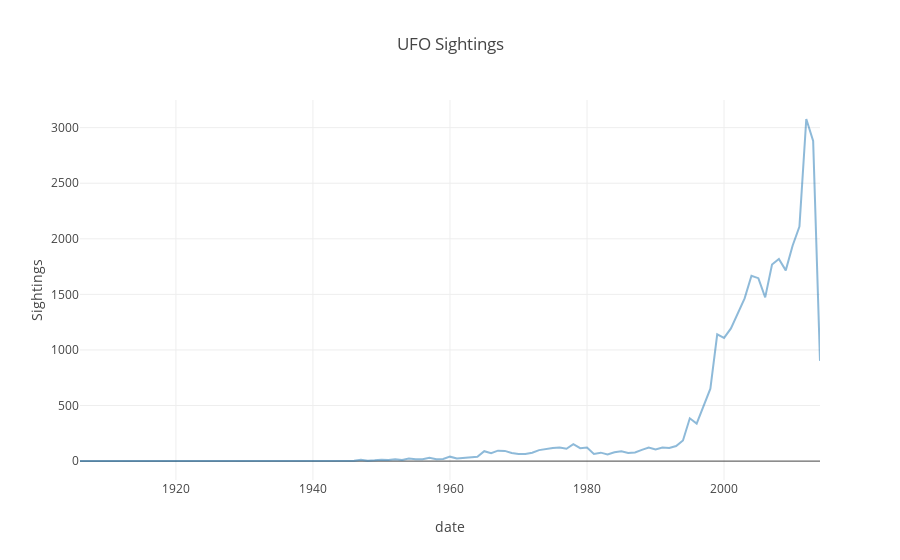

The cell this chart's notebook holds for it:
### Code cell
plotly.offline.init_notebook_mode(connected=True) # true = offline

layout = go.Layout(
    title = "UFO Sightings",
    yaxis = dict(
        title="Sightings"
    ),
    xaxis = dict(
        title = "date"
    )
)

data = go.Data([go.Scatter(
    x = df_groupby_date.sum()["date_custom"],
    y = df_groupby_date.sum()["sightings"],
    opacity=0.5
    ) 
])



fig = go.Figure(data=data, layout=layout)

plotly.offline.iplot(fig) # shows the plot offline

### Figure 1 — Plotly figure (JSON) as saved in the notebook; plotly's stock layout.template omitted (floating-point values rounded to 4 significant figures)
{"data": [{"opacity": 0.5, "type": "scatter", "x": ["1906-01-01", "1910-01-01", "1916-01-01", "1920-01-01", "1929-01-01", "1930-01-01", "1931-01-01", "1939-01-01", "1941-01-01", "1942-01-01", "1943-01-01", "1944-01-01", "1945-01-01", "1946-01-01", "1947-01-01", "1948-01-01", "1949-01-01", "1950-01-01", "1951-01-01", "1952-01-01", "1953-01-01", "1954-01-01", "1955-01-01", "1956-01-01", "1957-01-01", "1958-01-01", "1959-01-01", "1960-01-01", "1961-01-01", "1962-01-01", "1963-01-01", "1964-01-01", "1965-01-01", "1966-01-01", "1967-01-01", "1968-01-01", "1969-01-01", "1970-01-01", "1971-01-01", "1972-01-01", "1973-01-01", "1974-01-01", "1975-01-01", "1976-01-01", "1977-01-01", "1978-01-01", "1979-01-01", "1980-01-01", "1981-01-01", "1982-01-01", "1983-01-01", "1984-01-01", "1985-01-01", "1986-01-01", "1987-01-01", "1988-01-01", "1989-01-01", "1990-01-01", "1991-01-01", "1992-01-01", "1993-01-01", "1994-01-01", "1995-01-01", "1996-01-01", "1997-01-01", "1998-01-01", "1999-01-01", "2000-01-01", "2001-01-01", "2002-01-01", "2003-01-01", "2004-01-01", "2005-01-01", "2006-01-01", "2007-01-01", "2008-01-01", "2009-01-01", "2010-01-01", "2011-01-01", "2012-01-01", "2013-01-01", "2014-01-01"], "y": [1, 1, 1, 1, 1, 1, 1, 2, 1, 1, 4, 5, 6, 4, 12, 3, 7, 13, 11, 17, 11, 24, 16, 16, 29, 17, 19, 40, 23, 27, 36, 39, 89, 72, 94, 92, 73, 64, 64, 76, 99, 110, 117, 122, 111, 153, 116, 122, 65, 76, 59, 80, 88, 74, 78, 101, 122, 104, 122, 118, 136, 186, 385, 338, 489, 652, 1140, 1109, 1194, 1334, 1464, 1668, 1646, 1473, 1769, 1819, 1716, 1938, 2111, 3078, 2881, 902]}], "layout": {"title": "UFO Sightings", "xaxis": {"title": "date"}, "yaxis": {"title": "Sightings"}}}
